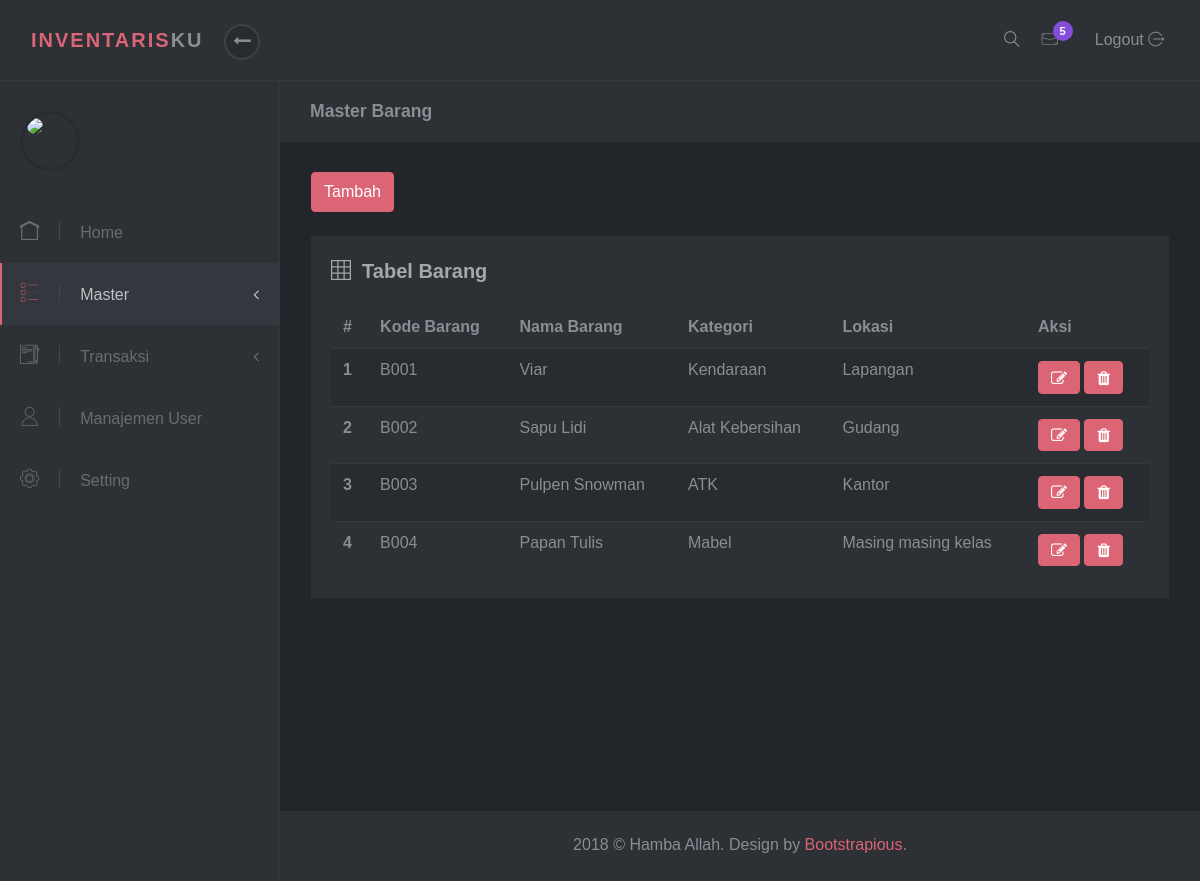
Page /pages/barang.php on the committed database.
### tables this page shows
CREATE TABLE `barang` (
  `barang_id` int(11) NOT NULL,
  `category_id` int(11) NOT NULL,
  `barang_code` varchar(8) NOT NULL,
  `barang_name` varchar(35) NOT NULL,
  `barang_location` varchar(35) NOT NULL
);

CREATE TABLE `category` (
  `category_id` int(11) NOT NULL,
  `category` varchar(30) NOT NULL
);

### pages/barang.php (the view, shortened to what this page needs)
<?php $page = "barang"; ?>
<?php include "header.php"; ?>
<?php include "sidebar.php"; ?>
<div class="page-header">
  <div class="container-fluid">
    <h2 class="h5 no-margin-bottom">Master Barang</h2>
  </div>
</div>
<section class="no-padding-top">
  <div class="container-fluid">
    <div class="row">
      <div class="col-lg-12">
        <a href="barang_form.php" class="btn btn-primary">Tambah</a><br><br>
        <div class="block">
          <div class="title">
            <strong><i class="icon-grid"></i>&nbsp; Tabel Barang</strong>
          </div>
          <div class="table-responsive">
            <table class="table table-striped table-hover">
              <thead>
                <tr>
                  <th>#</th>
                  <th>Kode Barang</th>
                  <th>Nama Barang</th>
                  <th>Kategori</th>
                  <th>Lokasi</th>
                  <th>Aksi</th>
                </tr>
              </thead>
              <tbody>
                <?php
                $n = 0;
                $sql = mysqli_query($conn, "SELECT * FROM barang INNER JOIN category ON barang.category_id = category.category_id ORDER BY barang_code ASC");
                while($row = mysqli_fetch_array($sql)):
                ?>
                <tr>
                  <th scope="row"><?php echo ++$n; ?></th>
                  <td><?php echo $row['barang_code']; ?></td>
                  <td><?php echo $row['barang_name']; ?></td>
                  <td><?php echo $row['category']; ?></td>
                  <td><?php echo $row['barang_location']; ?></td>
                  <td>
                    <a href="barang_form.php?id=<?php echo $row['barang_id'] ?>" class="btn btn-primary" title="Edit"><i class="fa fa-edit"></i></a>
                    <a href="?hapus=<?php echo $row['barang_id']; ?>" name="hapus" class="btn btn-primary" title="Hapus" onclick="return confirm('Are you sure want to delete <?php echo $row['barang_name']; ?>?');"><i class='fa fa-trash'></i></a>
                  </td>
                </tr>
                <?php endwhile; ?>
              </tbody>
            </table>
          </div>
        </div>
      </div>
    </div>
  </div>
</section>
<?php
include "footer.php";
?>

### pages/header.php (shortened to what this page needs)
<?php
$user = $_SESSION['user'];
?>
<!DOCTYPE html>
<html>
  <head>
    <link rel="stylesheet" href="../vendor/bootstrap/css/bootstrap.min.css">
    <link rel="stylesheet" href="../vendor/font-awesome/css/font-awesome.min.css">
    <link rel="stylesheet" href="../css/font.css">
    <link rel="stylesheet" href="../icons-reference/google-font.css?family=Muli:300,400,700">
    <link rel="stylesheet" href="../css/style.default.css" id="theme-stylesheet">
    <link rel="stylesheet" href="../css/custom.css">
    <link rel="stylesheet" type="text/css" href="../vendor/datepicker/datepicker.min.css">
  </head>
  <body>
    <header class="header">
      <nav class="navbar navbar-expand-lg">
        <div class="container-fluid d-flex align-items-center justify-content-between">
          <div class="navbar-header">
            <a href="index.html" class="navbar-brand">
              <div class="brand-text brand-big visible text-uppercase">
                <strong class="text-primary">Inventaris</strong><strong>KU</strong>
              </div>
            </a>
            <button class="sidebar-toggle"><i class="fa fa-long-arrow-left"></i></button>
          </div>
          <div class="right-menu list-inline no-margin-bottom">
            <div class="list-inline-item">
              <a href="#" class="search-open nav-link"><i class="icon-magnifying-glass-browser"></i></a>
            </div>
            <div class="list-inline-item dropdown">
              <a id="notif" data-toggle="dropdown" aria-haspopup="true" aria-expanded="false" class="nav-link messages-toggle">
                <i class="icon-email"></i><span class="badge dashbg-1">5</span>
              </a>
            </div>
            <div class="list-inline-item logout"> <a id="logout" href="../logout.php" class="nav-link">Logout <i class="icon-logout"></i></a></div>
          </div>
        </div>
      </nav>
    </header>
    <div class="d-flex align-items-stretch">

### pages/sidebar.php (shortened to what this page needs)
<nav id="sidebar">
  <div class="sidebar-header d-flex align-items-center">
    <div class="avatar">
      <img src="<?php echo $user['avatar'] == null ? '../img/avatar/avatar.png' : '$user["avatar"]' ?>" class="img-fluid rounded-circle">
    </div>
  </div>
  <ul class="list-unstyled">
    <li <?= $page == 'home' ? 'class="active"' : '' ?>>
      <a href="index.php"><i class="icon-home"></i>Home</a>
    </li>
    <li <?= $page == 'kategori'||$page ==  'barang'||$page ==  'supplier' ? 'class="active"' : '' ?>>
      <a href="#master" aria-expanded="false" data-toggle="collapse">
      <i class="icon-list-1"></i>Master</a>
    </li>
    <li <?= $page == 'brg_masuk'||$page ==  'brg_keluar' ? 'class="active"' : '' ?>>
      <a href="#transaksi" aria-expanded="false" data-toggle="collapse">
      <i class="icon-contract"></i>Transaksi</a>
    </li>
    <li <?= $page == 'user' ? 'class="active"' : '' ?>>
      <a href="user.php"> <i class="icon-user"></i>Manajemen User </a>
    </li>
    <li <?= $page == 'setting' ? 'class="active"' : '' ?>>
      <a href="setting.php"> <i class="icon-settings"></i>Setting </a>
    </li>
  </ul>
</nav>
<div class="page-content">

### pages/footer.php (shortened to what this page needs)
        <footer class="footer">
          <div class="footer__block block no-margin-bottom">
            <div class="container-fluid text-center">
              <p class="no-margin-bottom">2018 &copy; Hamba Allah. Design by <a href="https://bootstrapious.com">Bootstrapious</a>.</p>
            </div>
          </div>
        </footer>
      </div>
    </div>
  </body>
</html>

### rows in the picture
barang: barang_code "B001", barang_name "Viar", category.category "Kendaraan", barang_location "Lapangan"
barang: barang_code "B002", barang_name "Sapu Lidi", category.category "Alat Kebersihan", barang_location "Gudang"
barang: barang_code "B003", barang_name "Pulpen Snowman", category.category "ATK", barang_location "Kantor"
barang: barang_code "B004", barang_name "Papan Tulis", category.category "Mabel", barang_location "Masing masing kelas"
